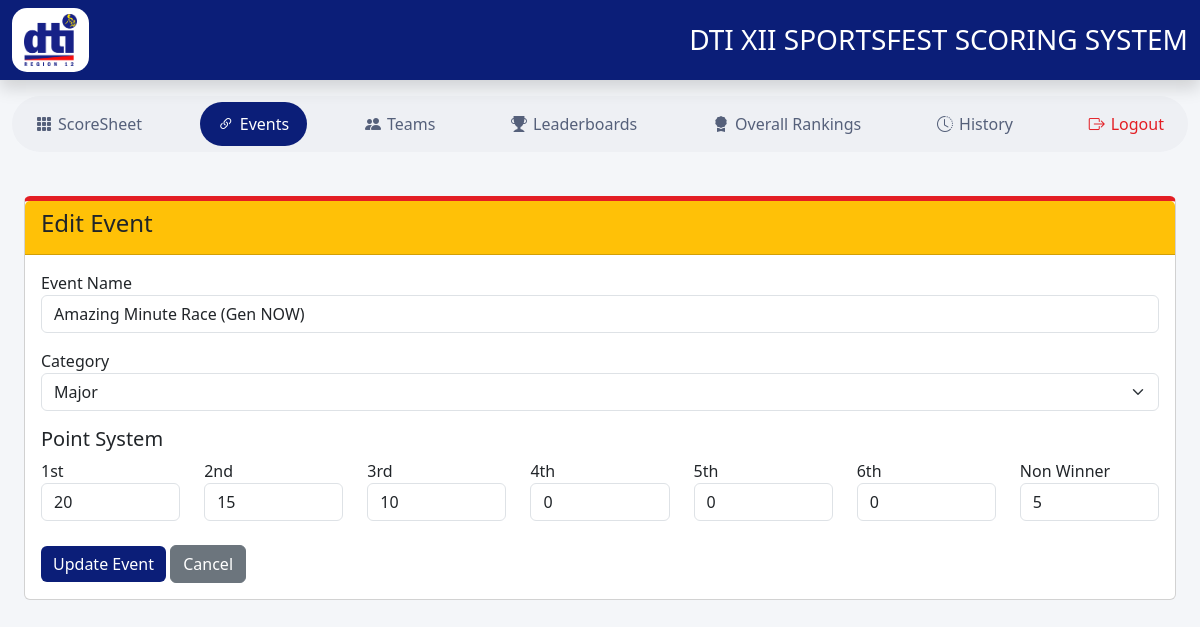
The app's page /edit_event.php?id=8 (signed in) with its own data.
### tables this page shows
CREATE TABLE `events` (
  `id` int(11) NOT NULL,
  `event_name` varchar(150) NOT NULL,
  `category` varchar(30) DEFAULT NULL,
  `max_points` int(11) DEFAULT 0,
  `created_at` timestamp NOT NULL DEFAULT current_timestamp(),
  `first_place` int(11) DEFAULT 0,
  `second_place` int(11) DEFAULT 0,
  `third_place` int(11) DEFAULT 0,
  `fourth_place` int(11) DEFAULT 0,
  `fifth_place` int(11) DEFAULT 0,
  `sixth_place` int(11) DEFAULT 0,
  `non_winner` int(11) DEFAULT 0
);

### edit_event.php (the view, shortened to what this page needs)
<?php
include 'config/database.php';
include 'includes/header.php';
$id = intval($_GET['id']);
$stmt = $conn->prepare("SELECT * FROM events WHERE id=?");
$stmt->bind_param("i", $id);
$stmt->execute();
$event = $stmt->get_result()->fetch_assoc();
?>
<?php include 'includes/topnav.php'; ?>
<div class="container-fluid p-4">
<div class="card">
<div class="card-header bg-warning text-dark">
<h4>Edit Event</h4>
</div>
<div class="card-body">
<form action="actions/update_event.php" method="POST">
<div class="mb-3">
<label>Event Name</label>
<input
type="text"
name="event_name"
class="form-control"
value="<?= htmlspecialchars($event['event_name']) ?>"
required>
</div>
<div class="mb-3">
<label>Category</label>
<select name="category" class="form-select">
<option value="Major" <?= $event['category']=="Major"?"selected":"" ?>>Major</option>
</select>
</div>
<h5>Point System</h5>
<div class="row">
<div class="col">
<label>1st</label>
<input type="number" min="0" name="first_place" class="form-control" value="<?= $event['first_place'] ?>">
</div>
<div class="col">
<label>2nd</label>
<input type="number" min="0" name="second_place" class="form-control" value="<?= $event['second_place'] ?>">
</div>
<div class="col">
<label>3rd</label>
<input type="number" min="0" name="third_place" class="form-control" value="<?= $event['third_place'] ?>">
</div>
<div class="col">
<label>4th</label>
<input type="number" min="0" name="fourth_place" class="form-control" value="<?= $event['fourth_place'] ?>">
</div>
<div class="col">
<label>5th</label>
<input type="number" min="0" name="fifth_place" class="form-control" value="<?= $event['fifth_place'] ?>">
</div>
<div class="col">
<label>6th</label>
<input type="number" min="0" name="sixth_place" class="form-control" value="<?= $event['sixth_place'] ?>">
</div>
<div class="col">
<label>Non Winner</label>
<input type="number" min="0" name="non_winner" class="form-control" value="<?= $event['non_winner'] ?>">
</div>
</div>
<br>
<button class="btn btn-primary">Update Event</button>
<a href="events.php" class="btn btn-secondary">Cancel</a>
</form>
</div>
</div>
</div>
<?php include 'includes/footer.php'; ?>

### assets/css/style.css (style rules this page uses)
body { background: #f4f6f9; }
.card { border-top: 5px solid #e31e24; }
.btn-primary { background: #0b1e78; border: none; }

### records on screen
events: event_name "Amazing Minute Race (Gen NOW)", category "Major", first_place "20", second_place "15", third_place "10", fourth_place "0", fifth_place "0", sixth_place "0", non_winner "5"
